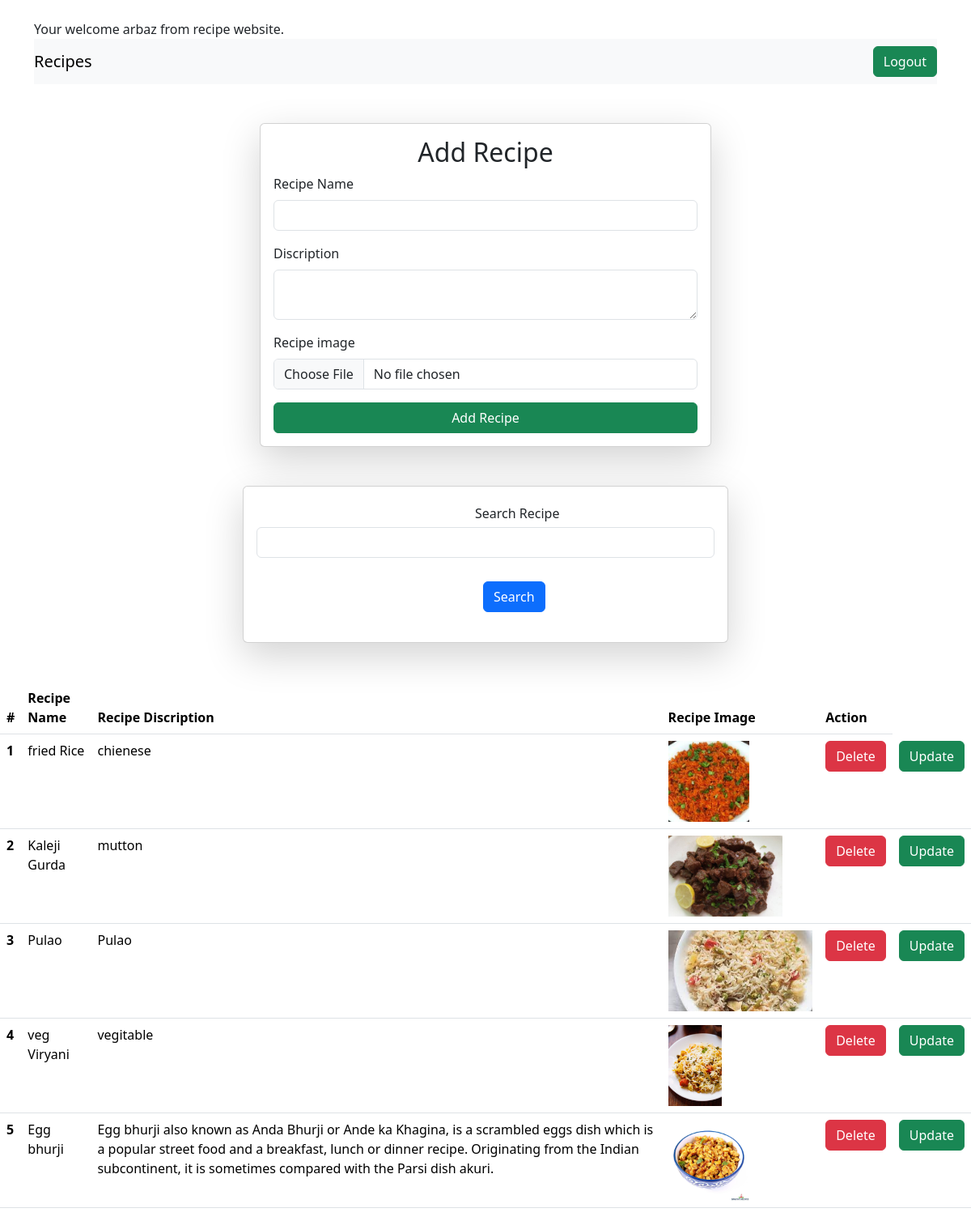
The app's page / (signed in) with its own data.
### recipe_app/models.py (models this page shows, shortened)
class recipehome(models.Model):
    user= models.ForeignKey(User,on_delete=models.SET_NULL,null=True,blank=True)
    recipename=models.CharField(max_length=100)
    recipedis=models.TextField()
    recipeimg=models.ImageField(upload_to='images/')

### recipe_app/views.py (the view, shortened to what this page needs)
# urls.py: 2. Add a URL to urlpatterns:  path('', Home.as_view(), name='home')
@login_required(login_url="/login")
def Home(request):
    queryset= recipehome.objects.all()
    if request.GET.get('Search'):
        queryset = queryset.filter(recipename__icontains = request.GET.get('Search'))
    data = { "rec" : queryset}
    return render(request,"home.html", data)

### recipe_app/templates/home.html (shortened to what this page needs)
<!DOCTYPE html>
<html lang="en" xmlns="http://www.w3.org/1999/html">
<head>
    <link rel="stylesheet" href="https://cdn.jsdelivr.net/npm/bootstrap@5.3.2/dist/css/bootstrap.min.css">
    <link rel="stylesheet" href="https://cdn.jsdelivr.net/npm/bootstrap@5.3.2/dist/js/bootstrap.min.js">
    <link rel="stylesheet" href="https://cdn.jsdelivr.net/npm/bootstrap@5.3.2/dist/js/bootstrap.bundle.min.js">
</head>
<body>
<br>
<div class="container">
<marquee>Your welcome {{request.user}} from recipe website.</marquee>
</div>
<div class="container">
<nav class="navbar navbar-light bg-light justify-content-between">
  <a class="navbar-brand">Recipes</a>
  <form class="form-inline">
      {% if request.user.is_authenticated %}
    <a href="/logout" class="btn btn-success" type="submit">Logout</a>
      {% else %}
    <a href="/login" class="btn btn-success" type="submit">Login</a>
    {% endif %}
  </form>
</nav>
</div>
<div class="container mt-5">
<form method="post" class="col-6 mx-auto card p-3 shadow-lg" enctype="multipart/form-data">
    <h2 style="text-align:center" >Add Recipe</h2>
  <div class="mb-3">
    <label for="name" class="form-label">Recipe Name</label>
    <input type="text" class="form-control" name="recipename" id="name" >
  </div>
  <div class="mb-3">
    <label  class="form-label">Discription</label>
    <textarea  class="form-control" id="discription" name="recipedis">
    </textarea>
  </div>
      <div class="mb-3">
    <label  class="form-label">Recipe image</label>
    <input type="file" class="form-control" name="recipeimg" id="iamge" >
  </div>
  <button type="submit" class="btn btn-success">Add Recipe</button>
</form>
</div>
<form method="get" class="col-6 mx-auto card p-3 shadow-lg mt-5" >
    <div class="mb-3">
    <label for="name" class="form-label" style="margin:5px 5px 5px 270px">Search Recipe</label>
    <input type="text" class="form-control" name="Search" >
      <br>
      <button type="submit"  class="btn btn-primary" style="margin:5px 5px 5px 280px">Search</button>
  </div>
</form>
<table class="table mt-5" >
  <thead>
    <tr>
      <th scope="col">#</th>
      <th scope="col">Recipe Name</th>
      <th scope="col">Recipe Discription</th>
      <th scope="col">Recipe Image</th>
      <th scope="col">Action</th>
    </tr>
  </thead>
  <tbody>
  {% for i in rec %}
    <tr>
      <th scope="row">{{forloop.counter}}</th>
      <td>{{i.recipename}}</td>
      <td>{{i.recipedis}}</td>
      <td><img src="\media\{{i.recipeimg}}" style="height:100px;"></td>
        <td><a href="/delete_rec/{{i.id}}/" class="btn btn-danger">Delete</a></td>
        <td><a href="/update_rec/{{i.id}}/" class="btn btn-success">Update</a></td>
    </tr>
    {% endfor %}
  </tbody>
</table>
</body>
</html>

### records on screen
recipehome: recipename "fried Rice", recipedis "chienese", recipeimg (picture)
recipehome: recipename "Kaleji Gurda", recipedis "mutton", recipeimg (picture)
recipehome: recipename "Pulao", recipedis "Pulao", recipeimg (picture)
recipehome: recipename "veg Viryani", recipedis "vegitable", recipeimg (picture)
recipehome: recipename "Egg bhurji", recipedis "Egg bhurji also known as Anda Bhurji or Ande ka Khagina, is a scrambled eggs dish which is a popular street food and a breakfast, lunch or dinner recipe. Originating from the Indian subcontinent, it is sometimes compared with the Parsi dish akuri.", recipeimg (picture)

### other values on screen
{{ request.user }} "arbaz"
